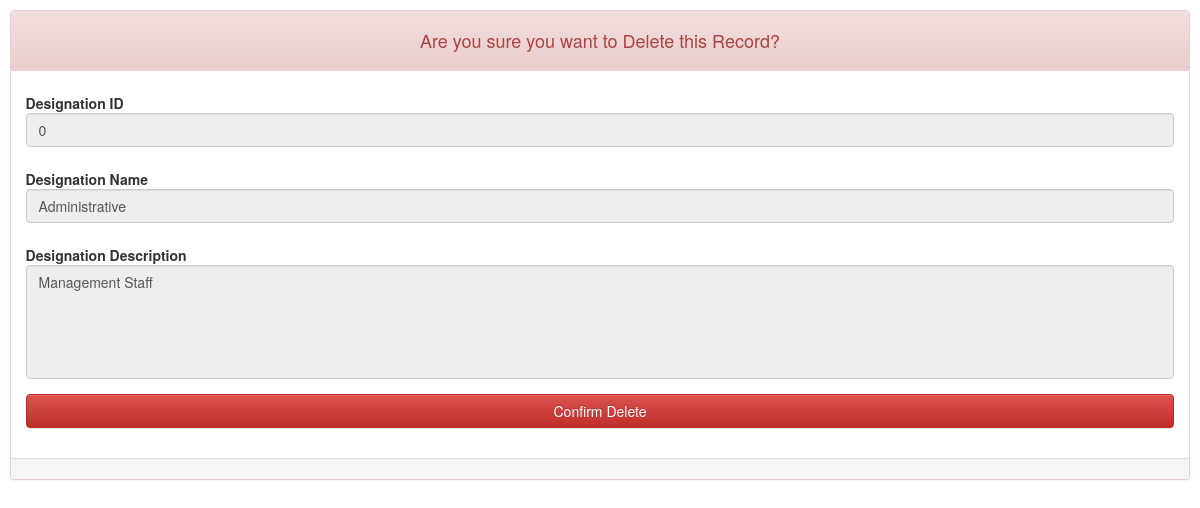
The app's page /delDept.php with its own data.
### tables this page shows
CREATE TABLE `department` (
  `deptid` int(11) NOT NULL,
  `deptname` varchar(255) DEFAULT NULL,
  `deptdesc` varchar(255) DEFAULT NULL,
  PRIMARY KEY (`deptid`),
  UNIQUE KEY `deptname` (`deptname`)
);

### delDept.php (the view, shortened to what this page needs)
<!DOCTYPE html>
<html>
	<head>
		<link rel="stylesheet" href="res/css/bootstrap.min.css">
		<link rel="stylesheet" href="res/css/bootstrap-theme.min.css">
		<link rel="stylesheet" href="res/css/font-awesome.min.css">
	</head>
	<?php
	$Id = $_GET['id'];
	$sql = "SELECT * FROM department WHERE deptid='".$Id."'";
	$sqls = mysql_query($sql);
	$dDeptData = mysql_fetch_array($sqls);
	?>
	<body>
		<div class="panel panel-danger">
			<div class="panel-heading">
				<h4><center>Are you sure you want to Delete this Record?</center></h4>
			</div>
			<div class="panel-body">
				<div class="container-fluid">
					<form class="form-horizontal" name="updDept" id="updDept" method="POST">
						<div class='form-group'>
							<label for="uDeptId" class="control-label">Designation ID</label>
							<input type='text' class="form-control" name="uDeptId" id="uDeptId" readonly="true" value="<?php echo $dDeptData['deptid']; ?>">
						</div>
						<div class='form-group'>
							<label for="uDeptName" class="control-label">Designation Name</label>
							<input type='text' class="form-control" name="uDeptName" id="uDeptName" readonly="true" value="<?php echo $dDeptData['deptname']; ?>">
						</div>
						<div class='form-group'>
							<label for="uDeptDesc" class="control-label">Designation Description</label>
							<textarea class="form-control" rows="5" name="uDeptDesc" id="uDeptDesc" readonly="true"><?php echo $dDeptData['deptdesc']; ?></textarea>
						</div>
						<div class='form-group'>
							<input type="submit" class="btn btn-md btn-block btn-danger" name="delete" id="delete" value="Confirm Delete">
						</div>
					</form>
				</div>
			</div>
			<div class="panel-footer">
			</div>
		</div>
	</body>
</html>

### delDept.php (style rules this page uses)
body { padding: 0.8% }
textarea { resize: none }

### records on screen
department: uDeptId "0", uDeptName "Administrative", uDeptDesc "Management Staff"
